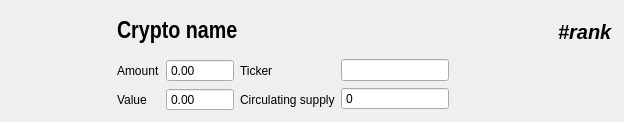
<?xml version="1.0" encoding="UTF-8"?>
<ui version="4.0">
 <class>CryptoWidget</class>
 <widget class="QWidget" name="CryptoWidget">
  <property name="geometry">
   <rect>
    <x>0</x>
    <y>0</y>
    <width>624</width>
    <height>120</height>
   </rect>
  </property>
  <property name="windowTitle">
   <string>Form</string>
  </property>
  <layout class="QHBoxLayout" name="horizontalLayout_5">
   <item>
    <widget class="QLabel" name="labelLogo">
     <property name="minimumSize">
      <size>
       <width>100</width>
       <height>100</height>
      </size>
     </property>
     <property name="maximumSize">
      <size>
       <width>100</width>
       <height>100</height>
      </size>
     </property>
     <property name="text">
      <string/>
     </property>
    </widget>
   </item>
   <item>
    <layout class="QVBoxLayout" name="verticalLayout_5">
     <item>
      <layout class="QHBoxLayout" name="horizontalLayout_3">
       <item>
        <widget class="QLabel" name="labelName">
         <property name="font">
          <font>
           <family>Liberation Sans Narrow</family>
           <pointsize>18</pointsize>
           <bold>true</bold>
          </font>
         </property>
         <property name="text">
          <string>Crypto name</string>
         </property>
        </widget>
       </item>
       <item>
        <spacer name="horizontalSpacer">
         <property name="orientation">
          <enum>Qt::Horizontal</enum>
         </property>
         <property name="sizeHint" stdset="0">
          <size>
           <width>40</width>
           <height>20</height>
          </size>
         </property>
        </spacer>
       </item>
       <item>
        <widget class="QLabel" name="labelRank">
         <property name="font">
          <font>
           <family>Liberation Sans</family>
           <pointsize>15</pointsize>
           <italic>true</italic>
           <bold>true</bold>
          </font>
         </property>
         <property name="text">
          <string>#rank</string>
         </property>
        </widget>
       </item>
      </layout>
     </item>
     <item>
      <layout class="QHBoxLayout" name="horizontalLayout_4">
       <item>
        <layout class="QHBoxLayout" name="horizontalLayout">
         <item>
          <layout class="QVBoxLayout" name="verticalLayout_4">
           <item>
            <widget class="QLabel" name="label">
             <property name="text">
              <string>Amount</string>
             </property>
            </widget>
           </item>
           <item>
            <widget class="QLabel" name="label_2">
             <property name="text">
              <string>Value</string>
             </property>
            </widget>
           </item>
          </layout>
         </item>
         <item>
          <layout class="QVBoxLayout" name="verticalLayout">
           <item>
            <widget class="QDoubleSpinBox" name="spinBoxAmount">
             <property name="frame">
              <bool>true</bool>
             </property>
             <property name="readOnly">
              <bool>true</bool>
             </property>
             <property name="buttonSymbols">
              <enum>QAbstractSpinBox::NoButtons</enum>
             </property>
             <property name="keyboardTracking">
              <bool>true</bool>
             </property>
             <property name="maximum">
              <double>999999999999.000000000000000</double>
             </property>
            </widget>
           </item>
           <item>
            <widget class="QDoubleSpinBox" name="spinBoxValue">
             <property name="readOnly">
              <bool>true</bool>
             </property>
             <property name="buttonSymbols">
              <enum>QAbstractSpinBox::NoButtons</enum>
             </property>
             <property name="maximum">
              <double>999999999.000000000000000</double>
             </property>
            </widget>
           </item>
          </layout>
         </item>
        </layout>
       </item>
       <item>
        <layout class="QHBoxLayout" name="horizontalLayout_2">
         <item>
          <layout class="QVBoxLayout" name="verticalLayout_3">
           <item>
            <widget class="QLabel" name="label_4">
             <property name="text">
              <string>Ticker</string>
             </property>
            </widget>
           </item>
           <item>
            <widget class="QLabel" name="label_3">
             <property name="text">
              <string>Circulating supply</string>
             </property>
            </widget>
           </item>
          </layout>
         </item>
         <item>
          <layout class="QVBoxLayout" name="verticalLayout_2">
           <item>
            <widget class="QLineEdit" name="lineEditTicker">
             <property name="readOnly">
              <bool>true</bool>
             </property>
            </widget>
           </item>
           <item>
            <widget class="QSpinBox" name="spinBoxCirculatingSupply">
             <property name="readOnly">
              <bool>true</bool>
             </property>
             <property name="buttonSymbols">
              <enum>QAbstractSpinBox::NoButtons</enum>
             </property>
             <property name="maximum">
              <number>999999999</number>
             </property>
            </widget>
           </item>
          </layout>
         </item>
        </layout>
       </item>
       <item>
        <spacer name="horizontalSpacer_2">
         <property name="orientation">
          <enum>Qt::Horizontal</enum>
         </property>
         <property name="sizeHint" stdset="0">
          <size>
           <width>40</width>
           <height>20</height>
          </size>
         </property>
        </spacer>
       </item>
      </layout>
     </item>
    </layout>
   </item>
  </layout>
 </widget>
 <resources/>
 <connections/>
</ui>
